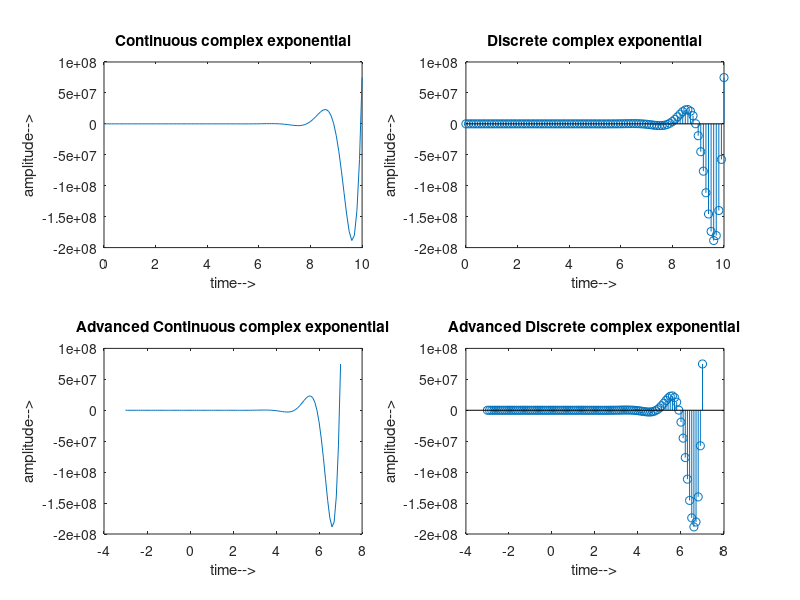

MATLAB code to generate this figure:
t=0:.1:10;
a=2;
x=exp((a+3j)*t);
subplot(2,2,1);
plot(t,x);
xlabel('time-->');
ylabel('amplitude-->');
title('Continuous complex exponential');

t=0:.1:10;
a=2;
x=exp((a+3j)*t);
subplot(2,2,2);
stem(t,x);
xlabel('time-->');
ylabel('amplitude-->');
title('Discrete complex exponential');

t=0:.1:10;
a=2;
x=exp((a+3j)*t);
subplot(2,2,3);
plot(t-3,x);
xlabel('time-->');
ylabel('amplitude-->');
title('Advanced Continuous complex exponential');

t=0:.1:10;
a=2;
x=exp((a+3j)*t);
subplot(2,2,4);
stem(t-3,x);
xlabel('time-->');
ylabel('amplitude-->');
title('Advanced Discrete complex exponential');
